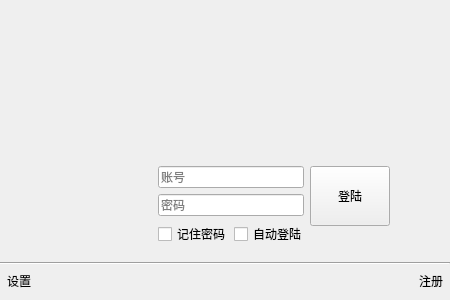
<?xml version="1.0" encoding="UTF-8"?>
<ui version="4.0">
 <author>xyCode</author>
 <class>LoginWidget</class>
 <widget class="QWidget" name="LoginWidget">
  <property name="geometry">
   <rect>
    <x>0</x>
    <y>0</y>
    <width>450</width>
    <height>300</height>
   </rect>
  </property>
  <property name="minimumSize">
   <size>
    <width>450</width>
    <height>300</height>
   </size>
  </property>
  <property name="maximumSize">
   <size>
    <width>450</width>
    <height>300</height>
   </size>
  </property>
  <property name="windowTitle">
   <string>Form</string>
  </property>
  <layout class="QVBoxLayout" name="verticalLayout">
   <property name="spacing">
    <number>0</number>
   </property>
   <property name="leftMargin">
    <number>0</number>
   </property>
   <property name="topMargin">
    <number>0</number>
   </property>
   <property name="rightMargin">
    <number>0</number>
   </property>
   <property name="bottomMargin">
    <number>0</number>
   </property>
   <item>
    <widget class="QWidget" name="widget" native="true">
     <property name="minimumSize">
      <size>
       <width>0</width>
       <height>150</height>
      </size>
     </property>
     <property name="maximumSize">
      <size>
       <width>16777215</width>
       <height>150</height>
      </size>
     </property>
     <property name="styleSheet">
      <string notr="true"/>
     </property>
     <layout class="QVBoxLayout" name="verticalLayout_3">
      <property name="spacing">
       <number>0</number>
      </property>
      <property name="leftMargin">
       <number>0</number>
      </property>
      <property name="topMargin">
       <number>0</number>
      </property>
      <property name="rightMargin">
       <number>0</number>
      </property>
      <property name="bottomMargin">
       <number>0</number>
      </property>
      <item>
       <widget class="QLabel" name="label_2">
        <property name="text">
         <string/>
        </property>
        <property name="pixmap">
         <pixmap resource="res.qrc">:/background/resource/background/timg.jpg</pixmap>
        </property>
        <property name="scaledContents">
         <bool>true</bool>
        </property>
       </widget>
      </item>
     </layout>
    </widget>
   </item>
   <item>
    <widget class="QWidget" name="loginWidget" native="true">
     <property name="minimumSize">
      <size>
       <width>0</width>
       <height>150</height>
      </size>
     </property>
     <property name="maximumSize">
      <size>
       <width>16777215</width>
       <height>150</height>
      </size>
     </property>
     <property name="styleSheet">
      <string notr="true"/>
     </property>
     <layout class="QVBoxLayout" name="verticalLayout_6">
      <property name="spacing">
       <number>0</number>
      </property>
      <property name="leftMargin">
       <number>0</number>
      </property>
      <property name="topMargin">
       <number>0</number>
      </property>
      <property name="rightMargin">
       <number>0</number>
      </property>
      <property name="bottomMargin">
       <number>0</number>
      </property>
      <item>
       <layout class="QHBoxLayout" name="horizontalLayout_3">
        <item>
         <spacer name="horizontalSpacer">
          <property name="orientation">
           <enum>Qt::Horizontal</enum>
          </property>
          <property name="sizeHint" stdset="0">
           <size>
            <width>30</width>
            <height>17</height>
           </size>
          </property>
         </spacer>
        </item>
        <item>
         <widget class="QWidget" name="widget_3" native="true">
          <property name="minimumSize">
           <size>
            <width>98</width>
            <height>98</height>
           </size>
          </property>
          <property name="maximumSize">
           <size>
            <width>98</width>
            <height>98</height>
           </size>
          </property>
          <layout class="QVBoxLayout" name="verticalLayout_2">
           <property name="spacing">
            <number>0</number>
           </property>
           <property name="leftMargin">
            <number>0</number>
           </property>
           <property name="topMargin">
            <number>0</number>
           </property>
           <property name="rightMargin">
            <number>0</number>
           </property>
           <property name="bottomMargin">
            <number>0</number>
           </property>
           <item>
            <widget class="QLabel" name="headLabel">
             <property name="text">
              <string/>
             </property>
             <property name="pixmap">
              <pixmap resource="res.qrc">:/head/resource/head/head.png</pixmap>
             </property>
             <property name="scaledContents">
              <bool>true</bool>
             </property>
            </widget>
           </item>
          </layout>
         </widget>
        </item>
        <item>
         <widget class="QWidget" name="widget_4" native="true">
          <property name="minimumSize">
           <size>
            <width>250</width>
            <height>98</height>
           </size>
          </property>
          <property name="maximumSize">
           <size>
            <width>250</width>
            <height>98</height>
           </size>
          </property>
          <layout class="QHBoxLayout" name="horizontalLayout_2">
           <item>
            <layout class="QVBoxLayout" name="verticalLayout_4">
             <item>
              <widget class="QLineEdit" name="userLineEdit">
               <property name="placeholderText">
                <string>账号</string>
               </property>
              </widget>
             </item>
             <item>
              <widget class="QLineEdit" name="passwordLineEdit">
               <property name="echoMode">
                <enum>QLineEdit::Password</enum>
               </property>
               <property name="placeholderText">
                <string>密码</string>
               </property>
              </widget>
             </item>
             <item>
              <layout class="QHBoxLayout" name="horizontalLayout">
               <item>
                <widget class="QCheckBox" name="rememberCheckBox">
                 <property name="text">
                  <string>记住密码</string>
                 </property>
                </widget>
               </item>
               <item>
                <widget class="QCheckBox" name="autoLoginCheckBox">
                 <property name="text">
                  <string>自动登陆</string>
                 </property>
                </widget>
               </item>
              </layout>
             </item>
            </layout>
           </item>
           <item>
            <layout class="QVBoxLayout" name="verticalLayout_5">
             <item>
              <widget class="QPushButton" name="loginButton">
               <property name="minimumSize">
                <size>
                 <width>0</width>
                 <height>60</height>
                </size>
               </property>
               <property name="maximumSize">
                <size>
                 <width>16777215</width>
                 <height>60</height>
                </size>
               </property>
               <property name="text">
                <string>登陆</string>
               </property>
              </widget>
             </item>
             <item>
              <spacer name="verticalSpacer">
               <property name="orientation">
                <enum>Qt::Vertical</enum>
               </property>
               <property name="sizeHint" stdset="0">
                <size>
                 <width>20</width>
                 <height>40</height>
                </size>
               </property>
              </spacer>
             </item>
            </layout>
           </item>
          </layout>
         </widget>
        </item>
        <item>
         <spacer name="horizontalSpacer_2">
          <property name="orientation">
           <enum>Qt::Horizontal</enum>
          </property>
          <property name="sizeHint" stdset="0">
           <size>
            <width>30</width>
            <height>17</height>
           </size>
          </property>
         </spacer>
        </item>
       </layout>
      </item>
      <item>
       <widget class="Line" name="line">
        <property name="orientation">
         <enum>Qt::Horizontal</enum>
        </property>
       </widget>
      </item>
      <item>
       <widget class="QWidget" name="widget_2" native="true">
        <property name="minimumSize">
         <size>
          <width>0</width>
          <height>18</height>
         </size>
        </property>
        <property name="maximumSize">
         <size>
          <width>16777215</width>
          <height>18</height>
         </size>
        </property>
        <layout class="QHBoxLayout" name="horizontalLayout_4">
         <property name="spacing">
          <number>0</number>
         </property>
         <property name="leftMargin">
          <number>0</number>
         </property>
         <property name="topMargin">
          <number>0</number>
         </property>
         <property name="rightMargin">
          <number>0</number>
         </property>
         <property name="bottomMargin">
          <number>0</number>
         </property>
         <item>
          <widget class="QToolButton" name="settingsButton">
           <property name="text">
            <string>设置</string>
           </property>
           <property name="autoRaise">
            <bool>true</bool>
           </property>
          </widget>
         </item>
         <item>
          <spacer name="horizontalSpacer_3">
           <property name="orientation">
            <enum>Qt::Horizontal</enum>
           </property>
           <property name="sizeHint" stdset="0">
            <size>
             <width>361</width>
             <height>15</height>
            </size>
           </property>
          </spacer>
         </item>
         <item>
          <widget class="QToolButton" name="registerButton">
           <property name="text">
            <string>注册</string>
           </property>
           <property name="autoRaise">
            <bool>true</bool>
           </property>
          </widget>
         </item>
        </layout>
       </widget>
      </item>
     </layout>
    </widget>
   </item>
  </layout>
 </widget>
 <resources>
  <include location="res.qrc"/>
 </resources>
 <connections/>
 <designerdata>
  <property name="gridDeltaX">
   <number>10</number>
  </property>
  <property name="gridDeltaY">
   <number>10</number>
  </property>
  <property name="gridSnapX">
   <bool>true</bool>
  </property>
  <property name="gridSnapY">
   <bool>true</bool>
  </property>
  <property name="gridVisible">
   <bool>true</bool>
  </property>
 </designerdata>
</ui>
